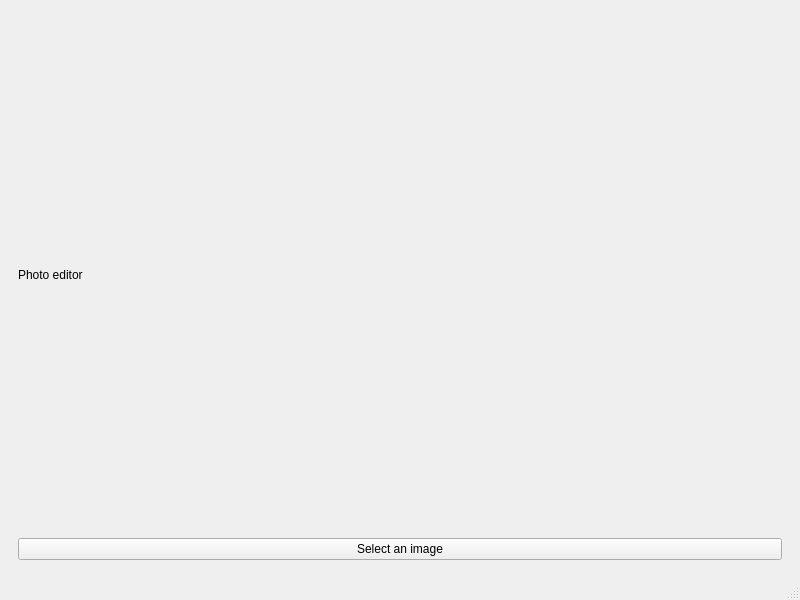
<?xml version="1.0" encoding="UTF-8"?>
<ui version="4.0">
 <class>MainWindow</class>
 <widget class="QMainWindow" name="MainWindow">
  <property name="geometry">
   <rect>
    <x>0</x>
    <y>0</y>
    <width>800</width>
    <height>600</height>
   </rect>
  </property>
  <property name="windowTitle">
   <string>PIxelPictureRGB</string>
  </property>
  <widget class="QWidget" name="centralwidget">
   <layout class="QVBoxLayout" name="verticalLayout">
    <item>
     <widget class="QStackedWidget" name="stackedWidget">
      <property name="currentIndex">
       <number>0</number>
      </property>
      <widget class="QWidget" name="page">
       <layout class="QVBoxLayout" name="verticalLayout_3">
        <item>
         <widget class="QLabel" name="l_information">
          <property name="text">
           <string>Photo editor</string>
          </property>
         </widget>
        </item>
        <item>
         <widget class="QPushButton" name="b_selectImage">
          <property name="text">
           <string>Select an image</string>
          </property>
         </widget>
        </item>
       </layout>
      </widget>
      <widget class="QWidget" name="page_2">
       <property name="minimumSize">
        <size>
         <width>0</width>
         <height>0</height>
        </size>
       </property>
       <layout class="QVBoxLayout" name="verticalLayout_2">
        <item>
         <widget class="QLabel" name="l_image">
          <property name="maximumSize">
           <size>
            <width>1000</width>
            <height>800</height>
           </size>
          </property>
          <property name="text">
           <string/>
          </property>
         </widget>
        </item>
       </layout>
      </widget>
     </widget>
    </item>
   </layout>
  </widget>
  <widget class="QMenuBar" name="menubar">
   <property name="geometry">
    <rect>
     <x>0</x>
     <y>0</y>
     <width>800</width>
     <height>25</height>
    </rect>
   </property>
  </widget>
  <widget class="QStatusBar" name="statusbar"/>
 </widget>
 <resources/>
 <connections/>
</ui>
